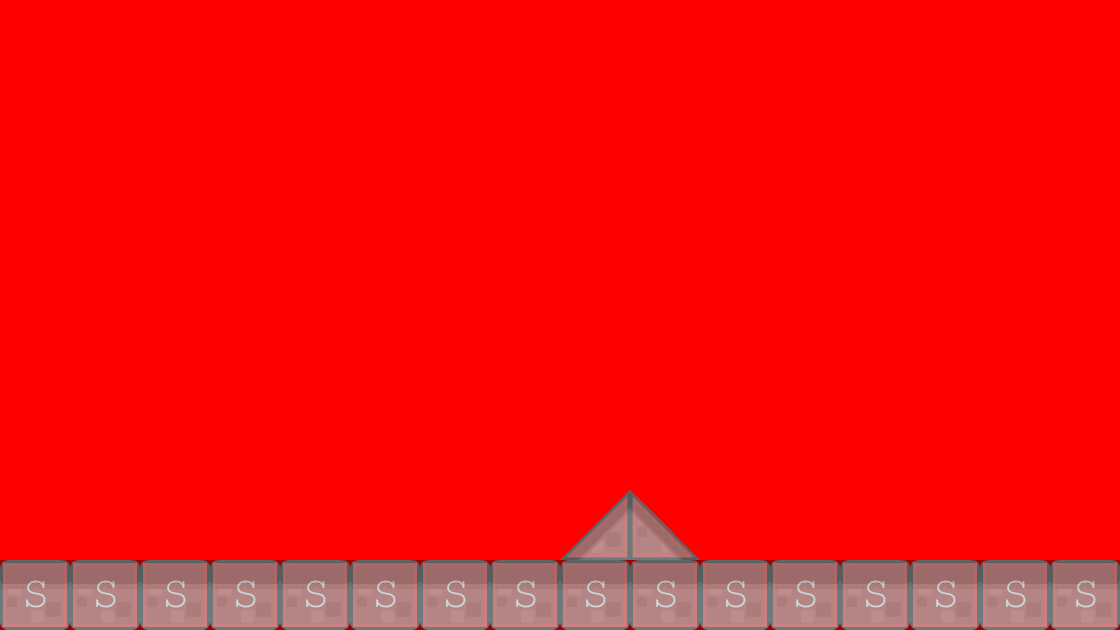

The image is a tile-based game level rendered from a .tmx file. Its description and source (layers, tilesets, objects; grid data summarised) follow:
An orthogonal 16x9 tile map with 70x70 px tiles, 2 tile layers (background1, collision), 2 tilesets and 2 objects (EnemyBase, PlayerBase).

<map version="1.0" orientation="orthogonal" renderorder="right-down" width="16" height="9" tilewidth="70" tileheight="70" backgroundcolor="#ff0000">
 <tileset firstgid="1" name="background-tiles" tilewidth="70" tileheight="70">
  <image source="../img/background-tiles.png" width="910" height="910" />
 </tileset>
 <tileset firstgid="170" name="meta-tiles" tilewidth="70" tileheight="70">
  <image source="../img/meta-tiles.png" width="350" height="70" />
  <tile id="1">
   <properties>
    <property name="type" value="lslope" />
   </properties>
  </tile>
  <tile id="3">
   <properties>
    <property name="type" value="rslope" />
   </properties>
  </tile>
  <tile id="4">
   <properties>
    <property name="type" value="solid" />
   </properties>
  </tile>
 </tileset>
 <layer name="background1" width="16" height="9">
  <data>[144 cells, 18 non-empty, 3 distinct tile ids]</data>
 </layer>
 <layer name="collision" width="16" height="9" opacity="0.37">
  <data>[144 cells, 18 non-empty, 3 distinct tile ids]</data>
 </layer>
 <objectgroup name="BaseEntities">
  <object name="EnemyBase" x="910" y="418" width="70" height="138">
   <properties>
    <property name="EnemyBase" value="" />
   </properties>
  </object>
  <object name="PlayerBase" x="140" y="418" width="68" height="138">
   <properties>
    <property name="PlayerBase" value="" />
   </properties>
  </object>
 </objectgroup>
</map>
